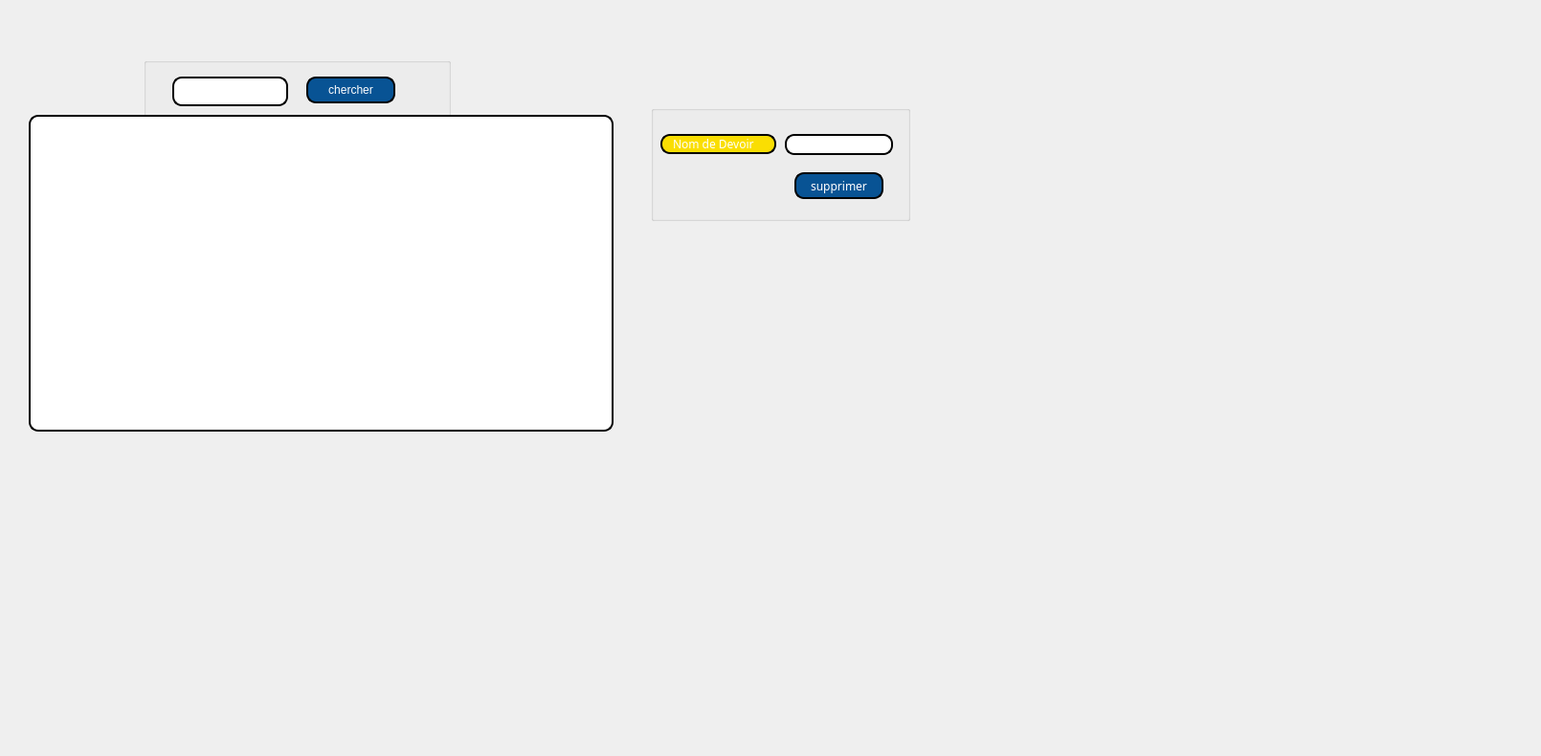
     <widget class="QWidget" name="tab_8">
      <attribute name="title">
       <string>fichier</string>
      </attribute>
      <widget class="QGroupBox" name="groupBox">
       <property name="geometry">
        <rect>
         <x>680</x>
         <y>110</y>
         <width>271</width>
         <height>121</height>
        </rect>
       </property>
       <property name="styleSheet">
        <string notr="true">text-align: center;
color:white;
font-family: Arial Black;</string>
       </property>
       <property name="title">
        <string/>
       </property>
       <widget class="QPushButton" name="suppCours_4">
        <property name="geometry">
         <rect>
          <x>150</x>
          <y>70</y>
          <width>93</width>
          <height>28</height>
         </rect>
        </property>
        <property name="styleSheet">
         <string notr="true">border: 2px solid black;
border-radius: 10px;
padding: 0 8px;
color: rgb(255, 255, 255);
background:#085394	;
font: bold, &quot;Comic Sans MS&quot;;


</string>
        </property>
        <property name="text">
         <string>supprimer</string>
        </property>
       </widget>
       <widget class="QLabel" name="suppCours_5">
        <property name="geometry">
         <rect>
          <x>10</x>
          <y>30</y>
          <width>121</width>
          <height>21</height>
         </rect>
        </property>
        <property name="styleSheet">
         <string notr="true">border: 2px solid black;
font: 75 8pt &quot;MS Shell Dlg 2&quot;;
border-radius: 10px;
padding: 0 8px;
background: #fade02;
font: bold, &quot;Comic Sans MS&quot;;;
text-align:center;
</string>
        </property>
        <property name="text">
         <string>Nom de Devoir</string>
        </property>
       </widget>
       <widget class="QLineEdit" name="suppCours_6">
        <property name="geometry">
         <rect>
          <x>140</x>
          <y>30</y>
          <width>113</width>
          <height>22</height>
         </rect>
        </property>
        <property name="styleSheet">
         <string notr="true">border: 2px solid black;
border-radius: 10px;
padding: 0 8px;
background: white;
selection-background-color: gray;
</string>
        </property>
        <property name="text">
         <string/>
        </property>
       </widget>
      </widget>
      <widget class="QTableView" name="chercher_cours_3">
       <property name="geometry">
        <rect>
         <x>30</x>
         <y>120</y>
         <width>611</width>
         <height>331</height>
        </rect>
       </property>
       <property name="styleSheet">
        <string notr="true">border: 2px solid black;
border-radius: 10px;
padding: 0 8px;
background: white;
selection-background-color: gray;
</string>
       </property>
      </widget>
      <widget class="QLineEdit" name="lineEdit_chercher_2">
       <property name="geometry">
        <rect>
         <x>180</x>
         <y>80</y>
         <width>121</width>
         <height>31</height>
        </rect>
       </property>
       <property name="styleSheet">
        <string notr="true">border: 2px solid black;
border-radius: 10px;
padding: 0 8px;
background: white;
selection-background-color: gray;
</string>
       </property>
       <property name="text">
        <string/>
       </property>
      </widget>
      <widget class="QPushButton" name="chercher_2">
       <property name="geometry">
        <rect>
         <x>320</x>
         <y>80</y>
         <width>93</width>
         <height>28</height>
        </rect>
       </property>
       <property name="styleSheet">
        <string notr="true">border: 2px solid black;
border-radius: 10px;
padding: 0 8px;
color: rgb(255, 255, 255);
background:#085394	;
font: bold, &quot;Comic Sans MS&quot;;


</string>
       </property>
       <property name="text">
        <string>chercher</string>
       </property>
      </widget>
      <widget class="QLabel" name="background_6">
       <property name="geometry">
        <rect>
         <x>0</x>
         <y>0</y>
         <width>1601</width>
         <height>781</height>
        </rect>
       </property>
       <property name="text">
        <string/>
       </property>
      </widget>
      <widget class="QGroupBox" name="groupBox_9">
       <property name="geometry">
        <rect>
         <x>150</x>
         <y>60</y>
         <width>321</width>
         <height>71</height>
        </rect>
       </property>
       <property name="title">
        <string/>
       </property>
      </widget>
      <zorder>background_6</zorder>
      <zorder>groupBox</zorder>
      <zorder>groupBox_9</zorder>
      <zorder>chercher_cours_3</zorder>
      <zorder>lineEdit_chercher_2</zorder>
      <zorder>chercher_2</zorder>
     </widget>
